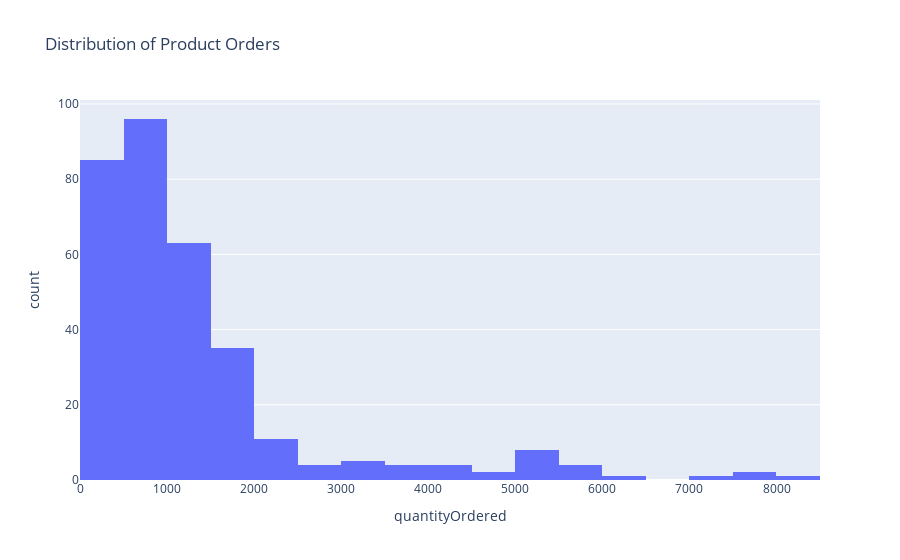

Here is the notebook cell this chart was saved with:
### Code cell
px.histogram(dfq, x="quantityOrdered", title ='Distribution of Product Orders')

### Figure 1 — Plotly figure (JSON) as saved in the notebook; plotly's stock layout.template omitted (floating-point values rounded to 4 significant figures; data arrays with more than 128 entries replaced by an {"elided": "..."} marker saying what was removed)
{"data": [{"alignmentgroup": "True", "bingroup": "x", "hovertemplate": "quantityOrdered=%{x}<br>count=%{y}<extra></extra>", "legendgroup": "", "marker": {"color": "#636efa", "pattern": {"shape": ""}}, "name": "", "offsetgroup": "", "orientation": "v", "showlegend": false, "type": "histogram", "x": {"elided": "326 int values"}, "xaxis": "x", "yaxis": "y"}], "layout": {"barmode": "relative", "legend": {"tracegroupgap": 0}, "title": {"text": "Distribution of Product Orders"}, "xaxis": {"anchor": "y", "domain": [0, 1], "title": {"text": "quantityOrdered"}}, "yaxis": {"anchor": "x", "domain": [0, 1], "title": {"text": "count"}}}}
